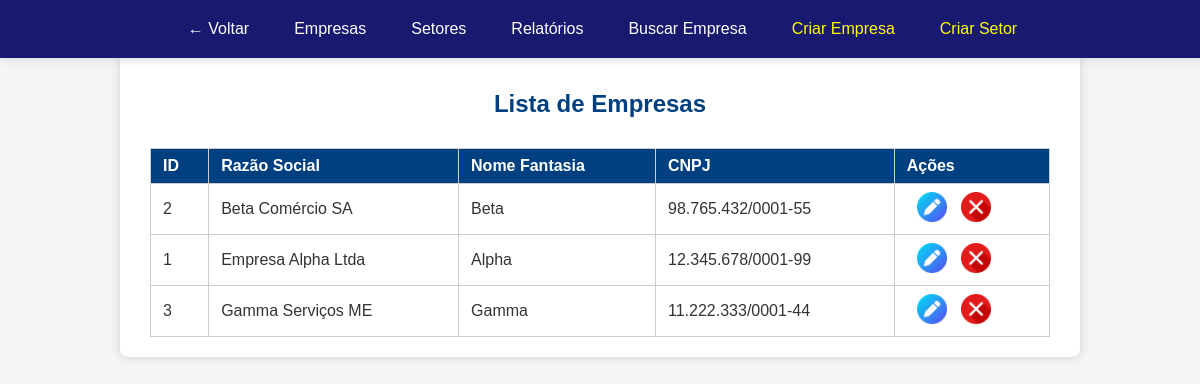
The page / on the database its author committed.
### tables this page shows
CREATE TABLE `empresa` (
  `id` int(10) UNSIGNED NOT NULL,
  `razao_social` varchar(100) NOT NULL,
  `nome_fantasia` varchar(100) DEFAULT NULL,
  `cnpj` varchar(45) NOT NULL
);

### controllers/EmpresaController.php (called while the page is built, shortened)
<?php
$db = (new Database())->getConnection();
require_once 'models/EmpresaModel.php';
class EmpresaController {
    private $model;
    public function __construct($db) {
        $this->model = new EmpresaModel($db);
    }
    public function index() {
        $empresas = $this->model->getEmpresasComSetores();
        require 'views/empresa/index.php';
    }
}

### index.php (called while the page is built, shortened)
<?php
$dbClass = new Database();
$db = $dbClass->getConnection();
$request = $_SERVER['REQUEST_URI'];
$request = parse_url($request, PHP_URL_PATH);
$basePath = '/projetoathia';
if (strpos($request, $basePath) === 0) {
    $request = substr($request, strlen($basePath));
}
$request = trim($request, '/');
$parts = explode('/', $request);
$action = $parts[1] ?? 'index';
$params = array_slice($parts, 2);
$controller = new $controllerName($db);
call_user_func_array([$controller, $action], $params);

### models/EmpresaModel.php (called while the page is built, shortened)
<?php
class EmpresaModel {
    public function __construct($db) {
        $this->conn = $db;
    }
    public function getEmpresasComSetores() {
        $sql = "
            SELECT
                e.id,
                e.razao_social,
                e.nome_fantasia,
                e.cnpj,
                GROUP_CONCAT(s.descricao SEPARATOR ', ') AS setores
            FROM empresa e
            LEFT JOIN empresa_setor es ON e.id = es.empresa_id
            LEFT JOIN setor s ON es.setor_id = s.id
            GROUP BY e.id
            ORDER BY e.razao_social
        ";
        $stmt = $this->conn->query($sql);
        return $stmt->fetchAll(PDO::FETCH_ASSOC);
    }
}

### views/empresa/index.php (the view, shortened to what this page needs)
<!DOCTYPE html>
<html>
<head>
    <link rel="stylesheet" href="<?= BASE_URL ?>/public/css/style.css" />
</head>
<body>
    <?php include BASE_PATH . 'public/components/menu.php'; ?>
    <section class="container">
        <h1>Lista de Empresas</h1>
        <table border="1">
            <tr>
                <th>ID</th>
                <th>Razão Social</th>
                <th>Nome Fantasia</th>
                <th>CNPJ</th>
                <th>Ações</th>
            </tr>
            <?php foreach ($empresas as $empresa): ?>
                <tr class="select">
                    <td><?= $empresa['id'] ?></td>
                    <td><?= $empresa['razao_social'] ?></td>
                    <td><?= $empresa['nome_fantasia'] ?></td>
                    <td><?= $empresa['cnpj'] ?></td>
                    <td>
                        <a href="<?= BASE_URL ?>/empresa/edit/<?= $empresa['id'] ?>"><img class="botControl" src="<?= BASE_URL ?>/public/imagens/botEdit.png" alt="Editar Empresa" title="Editar Empresa"></a>
                        <a href="<?= BASE_URL ?>/empresa/delete/<?= $empresa['id'] ?>" onclick="return confirm('Tem certeza?')"><img class="botControl" src="<?= BASE_URL ?>/public/imagens/botDel.png" alt="Excluir Empresa" title="Excluir Empresa"></a>
                    </td>
                </tr>
            <?php endforeach; ?>
        </table>
    </section>
</body>
</html>

### public/css/style.css (style rules this page uses)
body { font-family: Arial, sans-serif; margin: 30px; background: #f5f5f5; color: #333; }
.container { max-width: 900px; background: white; padding: 20px 30px; border-radius: 8px; box-shadow: 0 0 10px #ccc; margin:50px auto; }
h1 { text-align: center; margin-bottom: 30px; color: #004080; }
.botControl { width: 30px; height: 30px; margin-left: 10px; }
table { width: 100%; border-collapse: collapse; margin-top: 10px; }
th, td { border: 1px solid #ccc; padding: 8px 12px; text-align: left; }
th { background-color: #004080; color: white; }

### rows shown on the page
empresa: id "2", razao_social "Beta Comércio SA", nome_fantasia "Beta", cnpj "98.765.432/0001-55"
empresa: id "1", razao_social "Empresa Alpha Ltda", nome_fantasia "Alpha", cnpj "12.345.678/0001-99"
empresa: id "3", razao_social "Gamma Serviços ME", nome_fantasia "Gamma", cnpj "11.222.333/0001-44"
